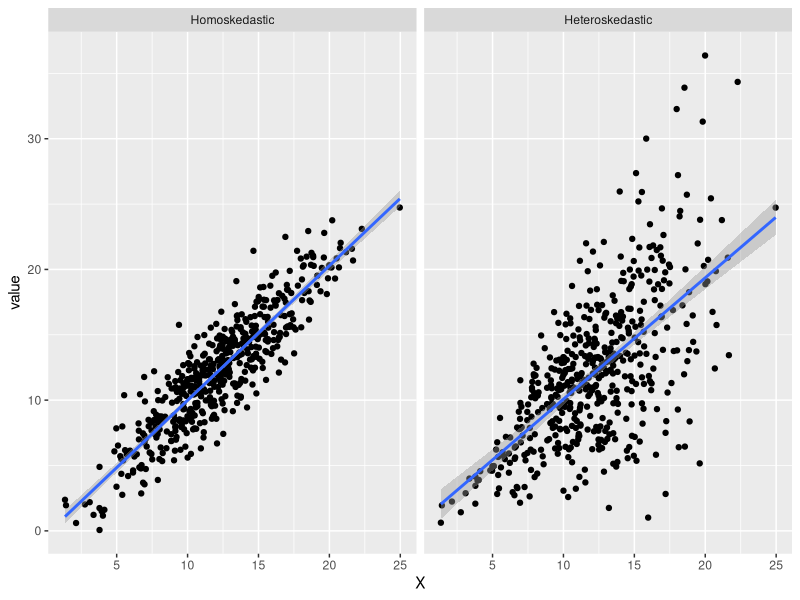
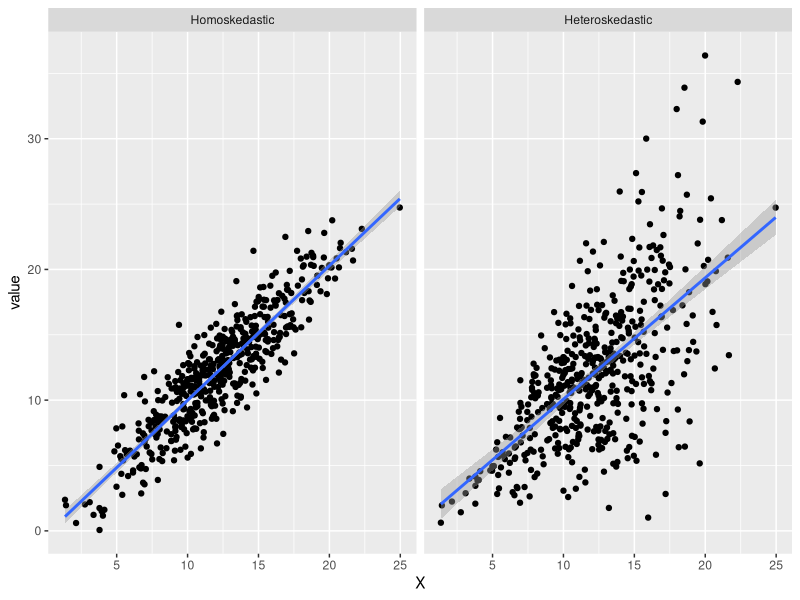

These figures' R source, in order:
## ---- chunk 1
set.seed(123)
options(width=60)
knitr::opts_chunk$set(fig.align='center',fig.width=9,fig.height=5)
def.chunk.hook  <- knitr::knit_hooks$get("chunk")
knitr::knit_hooks$set(chunk = function(x, options) {
  x <- def.chunk.hook(x, options)
  ifelse(options$size != "normalsize", paste0("\n \\", options$size,"\n\n", x, "\n\n \\normalsize"), x)
})
require(tidyverse)
require(ggpubr)
## ---- chunk 2
require(tidyverse)
set.seed(123)
X <- rnorm(500,mean = 12,sd = 4)
Y <- rnorm(500,mean = X,sd = X/3)
Y2 <- rnorm(500,mean = X,sd = 2)

p <- data.frame(X = X,Heteroskedastic = Y,Homoskedastic = Y2) %>%
  gather(outcome,value,-X) %>%
  mutate(outcome = factor(outcome,levels = c('Homoskedastic','Heteroskedastic'))) %>%
  ggplot(aes(x = X,y = value)) + 
  geom_point() + 
  geom_smooth(method = 'lm') + 
  facet_wrap(~outcome)
## ---- chunk 3
p
## ---- chunk 4
p
## ---- chunk 5
dir <- getwd()
type <- 'pdf'
format <- 'landscape'
f <- 'Lecture_16_slides'

# system(paste('Rscript ../NFGH/chromeprint.R',dir,type,format,f),wait = F)
